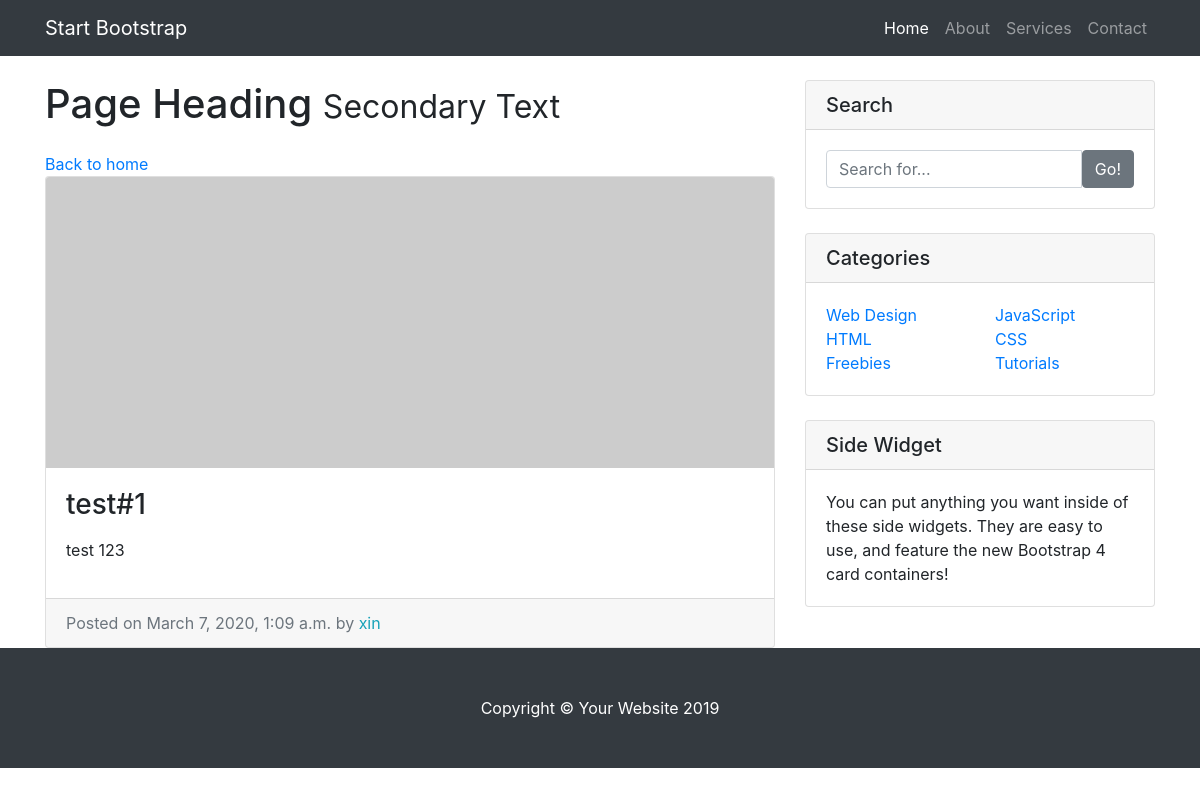
The app's page /entry/3/ with its own data.
### entries/models.py (models this page shows, shortened)
class Entry(models.Model):
    entry_title = models.CharField(max_length=50)
    entry_text = models.TextField()
    entry_date = models.DateTimeField(auto_now_add=True)
    entry_author = models.ForeignKey(User, on_delete=models.CASCADE)
    class Meta:
        verbose_name_plural = "entries"

### entries/views.py (the view)
# urls.py: path('entry/<int:pk>/', EntryView.as_view(), name = 'entry-detail'),
class EntryView(DetailView):
    model = Entry
    template_name = 'entries/entry_detail.html'

### entries/templates/entries/entry_detail.html
{% extends "entries/base.html" %}
{% block content %}
<div class="col-md-8">
  <h1 class="my-4">Page Heading
    <small>Secondary Text</small>
  </h1>
  <a href="{% url 'blog-home' %}">Back to home</a>
  <div class="card mb-8">
    <img class="card-img-top" src="http://placehold.it/750x300" alt="Card image cap">
    <div class="card-body">
      <h3 class="card-title">{{ object.entry_title }}</h3>
      <p class="card-text">{{ object.entry_text|linebreaks }}</p>
    </div>
    <div class="card-footer text-muted">
      Posted on {{ object.entry_date }} by
      <span class="text-info mr-2">{{ object.entry_author }}</span>
    </div>
  </div>
</div>
{% endblock %}

### entries/statics/entries/css/blog-home.css (style rules this page uses)
body { padding-top: 56px; }

### records on screen
Entry: entry_title "test#1", entry_text "test 123", entry_date "March 7, 2020, 1:09 a.m.", entry_author "xin"
